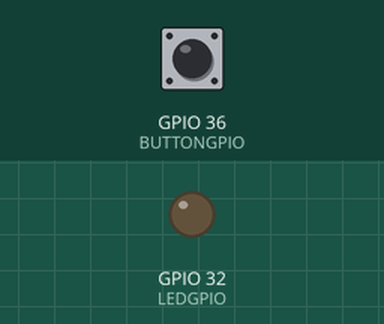
Recording of a sketch running on a simulated ESP32. Shown: output pins drawn as LEDs (lit = HIGH). The test bench sets the inputs (shaded band); at power-on: GPIO 36 (BUTTONGPIO) LOW.

Above: at 1.2 s.
1.3 s: GPIO 36 (BUTTONGPIO) pulled HIGH for 0.15 s
At 1.37 s:
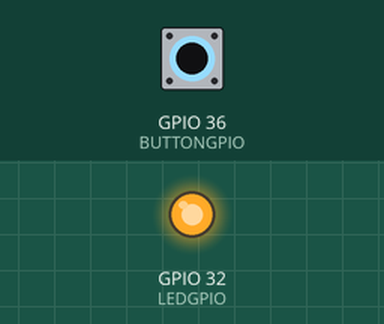
2.9 s: GPIO 36 (BUTTONGPIO) pulled HIGH for 3.2 s
At 6.7 s:
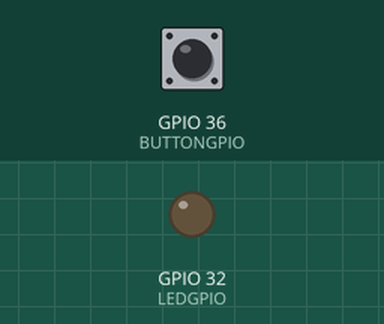
Timing chart, 0 to 8.2 s (numbered marks = the images above; inputs shaded):
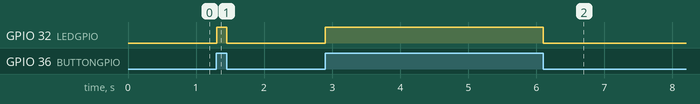

The sketch:

DigitalInputButton.ino
```cpp
const byte LEDGPIO = 32;
const byte BUTTONGPIO = 36;

int buttonState = 0;

void setup() {
  pinMode(LEDGPIO, OUTPUT); //initialize digital pin as output
  pinMode(BUTTONGPIO, INPUT); //initialize button as input
}

void loop() {
  buttonState = digitalRead(BUTTONGPIO);

  if(buttonState == HIGH) {
    digitalWrite(LEDGPIO, HIGH);
  } else {
    digitalWrite(LEDGPIO, LOW);
  }
}
```

Measured:
- after the input at 1.3 s, GPIO 32 (LEDGPIO): LOW → HIGH at once, → LOW 0.15 s later
- after the input at 2.9 s, GPIO 32 (LEDGPIO): LOW → HIGH at once, → LOW 3.2 s later
